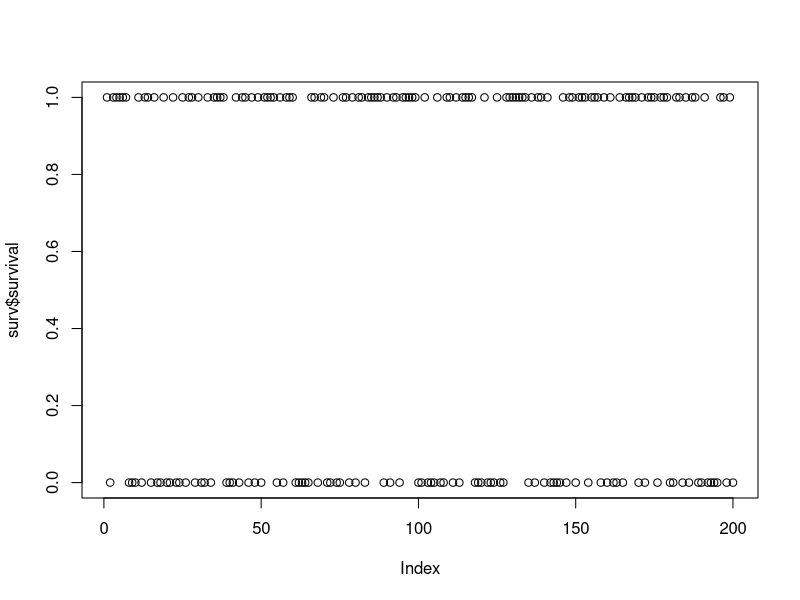
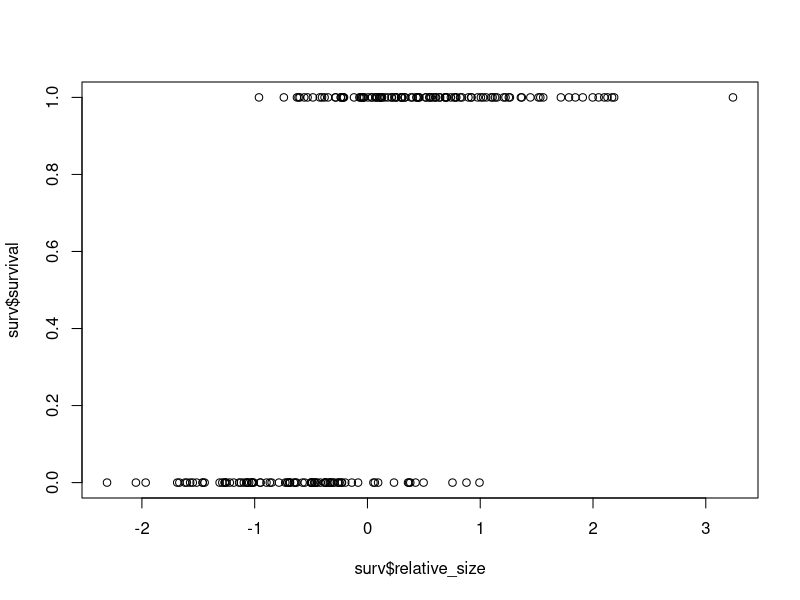

Source code (R) for these figures, in order: (Note: this script raises an error after producing the figures.)
surv <- read.csv("Data/survivalsize.csv")
str(surv)
summary(glm(survival ~ 1+relative_size, data=surv, family = binomial))
lregsurv <- glm(survival~1, data=surv, family=binomial)

plot(surv$survival)

plot(surv$relative_size, surv$survival)
exp(0.56+2.8)
exp(0.56)


coefficients(lmsurv)
1/(1+exp(-coefficients(lregsurv)))
plogis(coefficients(lregsurv))


lmsurvS <- glm(survival~1 + relative_size, data=surv, family=gaussian)
lregsurvS <- glm(survival~1 + relative_size, data=surv, family=binomial)

summary(lmsurvS)
summary(lregsurvS)

plot(lmsurvS)
plot(lregsurvS)

plot(surv$relative_size, surv$survival, ylim=c(-0.2,1.2))
abline(lmsurv, col="red")

plot(surv$relative_size, surv$survival, ylim=c(-0.2,1.2))
datforpred <- data.frame(relative_size=seq(from=-3,to=4, by=0.1))
datforpred$prob <- predict(lregsurvS, newdata = datforpred, type = "response")
lines(datforpred$relative_size, datforpred$prob, col="red")
        
library(ggplot2)
ggplot(surv, aes(x = relative_size, y=survival))+geom_point()+stat_smooth(method = "glm", method.args = list(family = "binomial"))


nbp <- 300
x <- rnorm(n = nbp,mean = 30, 3.4 )
sex <- sample(c(0,1), size = nbp, replace = TRUE)

y <- -1 + 0.35*(x-30) - 0.1*sex + sex*(x-30)*0.35 + rnorm(n=nbp,mean=0, 0.05)

plogis(y)
plot(x,plogis(y))
obs <- sapply(plogis(y), FUN =function(x) rbinom(1,1,x))
plot(x,obs)
summary(glm(obs ~ 1 + x*sex, family = binomial()))
presencedat <- data.frame(survival=obs, weight=x, sex=c("Female","Male")[sex+1])

write.csv(presencedat, file = "Data/survivalweight.csv")


har <- read.csv("Data/Harassment.Data.csv")

str(har)
summary(har)
plot(har$Sum.of.Victim_numb)

summary(glm(Sum.of.Victim_numb ~ 1 + Treatment+Phase, family = "poisson", data = har))
summary(glm(Sum.of.Victim_numb ~ 1 + Phase, family = "poisson", data = har))

library(lme4)
summary(glmer(Sum.of.Victim_numb ~ 1 + Treatment + (1|Site), family = "poisson", data = har))
summary(glmer(Sum.of.Victim_numb ~ 1 + Treatment + Phase + (1|Site), family = "poisson", data = har))
